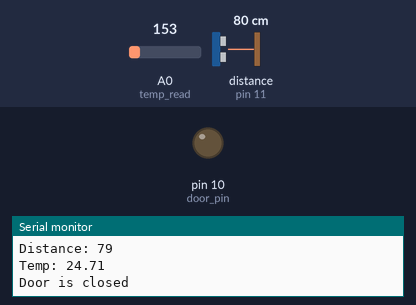
Simulated run of this sketch. Board: Arduino Uno, built with avr-gcc and run on an emulated ATmega328P. Parts: output pins drawn as LEDs (lit = HIGH), the last lines printed to the serial monitor. Wiring (inferred from the names in the program): ultrasonic range finder: trigger pin 12; echo pin 11. Inputs (shaded band) come from the test bench; at power-on: A0 (temp_read) = 153, distance to the obstacle (sensor on pin 11) 80 cm. The echo pulse lasts 58.3 µs per cm; pins used as bus, display or sensor lines are not drawn.

Above: at 2.8 s.
2.9 s: A0 (temp_read) set to 168
At 5.2 s:
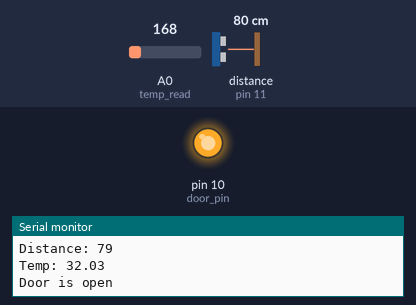
5.6 s: A0 (temp_read) set to 191
At 7.2 s:
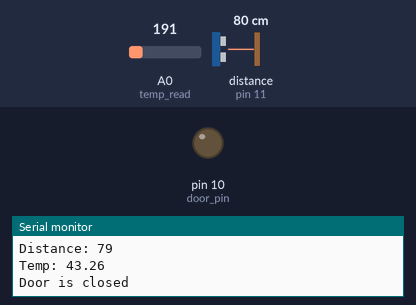
8.3 s: A0 (temp_read) set to 175
At 10.7 s:
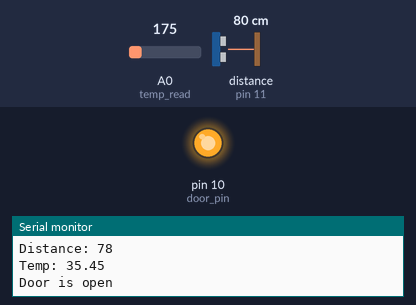
Timing chart, 0 to 12.2 s (numbered marks = the images above; inputs shaded):
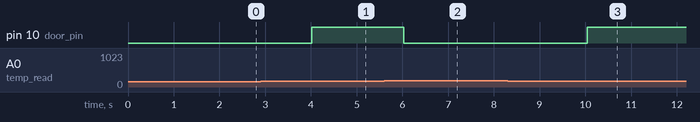

The sketch:

Thermal_Door_Sensor.ino
```cpp
//thermal door sensor
int temp_read = A0;
int trig_pin = 12;
int echo_pin = 11;
int door_pin = 10;
void setup()
{
  pinMode(door_pin, OUTPUT);
  pinMode(trig_pin, OUTPUT);
  pinMode(echo_pin, INPUT);
  Serial.begin(9600);
}

void loop()
{
  int duration,distance;
  int temp_analog = analogRead(temp_read);
  float milli_volts = (temp_analog/1024.0)*5000;//analog read values to mv
  float deg_cel = (milli_volts - 500)/10;// mv to deg celsius
  digitalWrite(trig_pin, LOW);
  digitalWrite(trig_pin, HIGH);
  digitalWrite(trig_pin, LOW);
  duration = pulseIn(echo_pin, HIGH);
  distance = (duration * 0.034)/2;

  if(distance <= 100)
  {
    if(deg_cel<40 && deg_cel>=32)
    {
      digitalWrite(door_pin, HIGH);
      Serial.print("Distance: ");
      Serial.println(distance);
      Serial.print("Temp: ");
      Serial.println(deg_cel);
   	  Serial.println("Door is open");
    }
    else
    {
      digitalWrite(door_pin, LOW);
      Serial.print("Distance: ");
      Serial.println(distance);
      Serial.print("Temp: ");
      Serial.println(deg_cel);
      Serial.println("Door is closed");
    }
  }
  else
  {
    digitalWrite(door_pin, LOW);
    Serial.print("Distance: ");
    Serial.println(distance);
    Serial.print("Temp: ");
    Serial.println(deg_cel);
    Serial.println("Door is closed");
  }
  delay(2000);
  Serial.println("");
}
```

Measured:
- the behaviour switches between 167 and 168 on A0 (temp_read) (found by bisection; images 0 and 1)
- after the input at 2.9 s, pin 10 (door_pin): LOW → HIGH after 1.1 s
- after the input at 5.6 s, pin 10 (door_pin): HIGH → LOW after 0.42 s
- after the input at 8.3 s, pin 10 (door_pin): LOW → HIGH after 1.7 s
